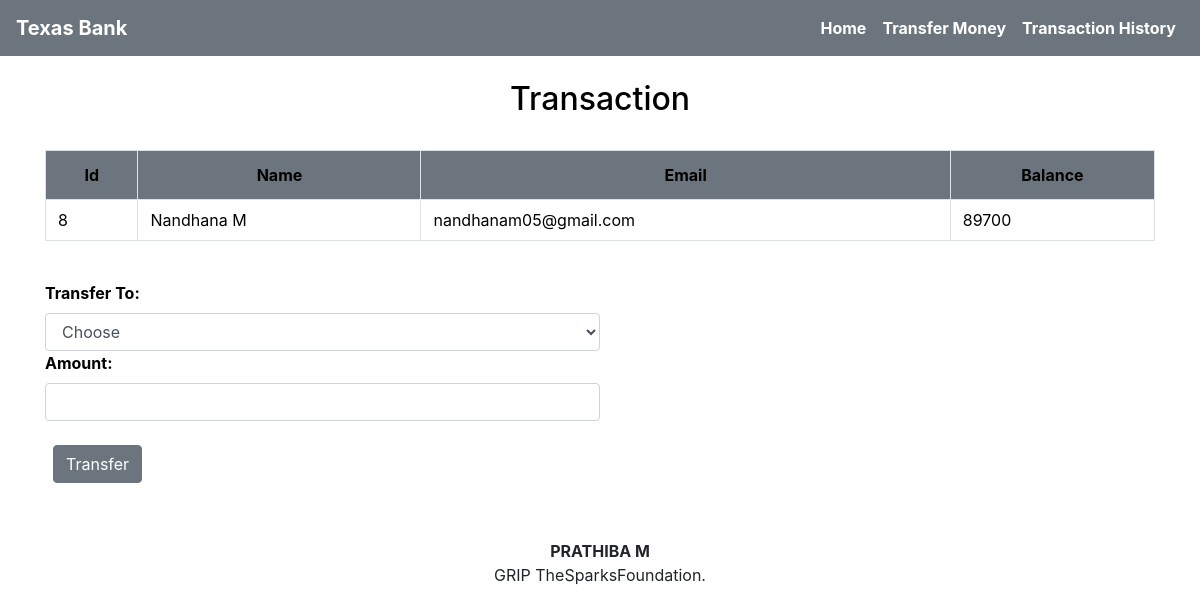
Screenshot of /userdetail.php with the database file from the repository.
### tables this page shows
CREATE TABLE `users` (
  `id` int(3) NOT NULL,
  `name` text NOT NULL,
  `email` varchar(30) NOT NULL,
  `balance` int(8) NOT NULL
);

### userdetail.php (the view, shortened to what this page needs)
<!DOCTYPE html>
<html lang="en">
<head>
    <link rel="stylesheet" href="https://maxcdn.bootstrapcdn.com/bootstrap/4.0.0/css/bootstrap.min.css">
</head>
<body >
<nav class="navbar navbar-expand-md navbar-light bg-secondary">
    <a href="index.php" class="navbar-brand " style="color:#fff" ><b>Texas Bank</b></a>
    <div class="collapse navbar-collapse" id="collapsibleNavbar">
        <ul class="navbar-nav ml-auto" style="text-align:end">
            <li class="nav-item">
                <a href="index.php" class="nav-link" style="color: white;"><b>Home</b></a>
            </li>
            <li class="nav-item">
                <a href="transfermoney.php" class="nav-link" style="color:white ;"><b>Transfer Money</b></a>
            </li>
            <li class="nav-item">
                <a href="transactionhistory.php" class="nav-link" style="color: white;"><b>Transaction History</b></a>
            </li>
        </ul>
    </div>
</nav>
    <div class="container">
        <h2 class="text-center pt-4" style="color : black;">Transaction</h2>
        <?php
         $servername = "localhost:3307";
         $username = "root";
         $password = "pm18082000";
         $dbname = "bank";
         $conn = mysqli_connect($servername, $username, $password, $dbname);
         $sid = (isset($_GET['id']) ? $_GET['id'] : '8');
        $sql1 = "SELECT id,name,email,balance  FROM  users where id ='$sid' " ;
        $result1 = mysqli_query($conn, $sql1) ;
        $rows1 = mysqli_fetch_assoc($result1)
        ?>
        <form method="post" name="tcredit" class="tabletext"><br>
            <div>
                <table class="table table-striped table-condensed table-bordered">
                    <tr style="color : black;" class="bg-secondary">
                        <th class="text-center">Id</th>
                        <th class="text-center">Name</th>
                        <th class="text-center">Email</th>
                        <th class="text-center">Balance</th>
                    </tr>
                    <tr style="color : black;">
                        <td class="py-2"><?php echo $rows1['id'] ?></td>
                        <td class="py-2"><?php echo $rows1['name'] ?></td>
                        <td class="py-2"><?php echo $rows1['email'] ?></td>
                        <td class="py-2"><?php echo $rows1['balance'] ?></td>
                    </tr>
                </table>
            </div>
            <br>
            <label style="color : black;"><b>Transfer To:</b></label>
            <select name="to" class="form-control" required style="width:50%;">
                <option value="" disabled selected>Choose</option>
            </select>
            <label style="color : black;"><b>Amount:</b></label>
            <input type="number" class="form-control" name="amount" required style="width:50%;">
            <br>
            <div class="text-start">
                <button class="btn btn-secondary ml-2" name="submit" type="submit" id="myBtn">Transfer</button>
            </div>
        </form>
    </div>
    <footer class="text-center mt-5 py-2">
        <p> <b>PRATHIBA M</b><br>GRIP TheSparksFoundation.</p>
    </footer>
</body>
</html>

### userdetail.php (style rules this page uses)
button { border: none; background: #d9d9d9; }

### rows the page displays
users: id "8", name "Nandhana M", email "nandhanam05@gmail.com", balance "89700"
